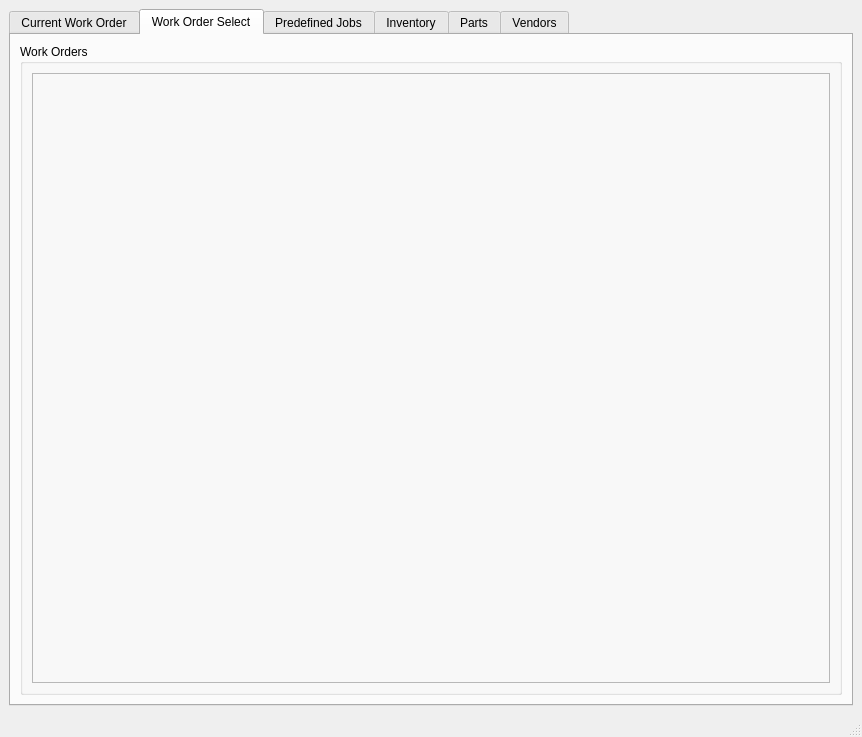
<?xml version="1.0" encoding="UTF-8"?>
<ui version="4.0">
 <class>Ah3</class>
 <widget class="QMainWindow" name="Ah3">
  <property name="geometry">
   <rect>
    <x>0</x>
    <y>0</y>
    <width>862</width>
    <height>737</height>
   </rect>
  </property>
  <property name="windowTitle">
   <string>Autohouse III</string>
  </property>
  <widget class="QWidget" name="centralwidget">
   <layout class="QGridLayout" name="gridLayout_5">
    <item row="0" column="0">
     <widget class="QTabWidget" name="tabWidget">
      <property name="currentIndex">
       <number>1</number>
      </property>
      <widget class="QWidget" name="currentWOTab">
       <attribute name="title">
        <string>Current Work Order</string>
       </attribute>
       <layout class="QVBoxLayout">
        <property name="spacing">
         <number>6</number>
        </property>
        <property name="margin">
         <number>9</number>
        </property>
        <item>
         <widget class="QFrame" name="frame_11">
          <property name="sizePolicy">
           <sizepolicy hsizetype="Preferred" vsizetype="Maximum">
            <horstretch>0</horstretch>
            <verstretch>0</verstretch>
           </sizepolicy>
          </property>
          <property name="frameShape">
           <enum>QFrame::NoFrame</enum>
          </property>
          <property name="frameShadow">
           <enum>QFrame::Raised</enum>
          </property>
          <layout class="QHBoxLayout">
           <property name="spacing">
            <number>6</number>
           </property>
           <property name="margin">
            <number>0</number>
           </property>
           <item>
            <widget class="QGroupBox" name="groupBox">
             <property name="sizePolicy">
              <sizepolicy hsizetype="Preferred" vsizetype="Minimum">
               <horstretch>0</horstretch>
               <verstretch>0</verstretch>
              </sizepolicy>
             </property>
             <property name="title">
              <string>Customer</string>
             </property>
             <layout class="QGridLayout">
              <property name="margin">
               <number>0</number>
              </property>
              <property name="spacing">
               <number>6</number>
              </property>
              <item row="0" column="0">
               <widget class="QcjDataForm" name="woCustomerForm">
                <property name="toolTip">
                 <string/>
                </property>
                <property name="whatsThis">
                 <string>&lt;html&gt;This is a form for entering customer information. It's xml form name is &lt;em&gt;wocustomer_form&lt;/em&gt;&lt;/html&gt;</string>
                </property>
                <property name="xml_definition" stdset="0">
                 <string>wocustomer_form</string>
                </property>
               </widget>
              </item>
              <item row="1" column="0">
               <spacer>
                <property name="orientation">
                 <enum>Qt::Vertical</enum>
                </property>
                <property name="sizeType">
                 <enum>QSizePolicy::MinimumExpanding</enum>
                </property>
                <property name="sizeHint" stdset="0">
                 <size>
                  <width>20</width>
                  <height>0</height>
                 </size>
                </property>
               </spacer>
              </item>
             </layout>
            </widget>
           </item>
           <item>
            <widget class="QGroupBox" name="groupBox_2">
             <property name="sizePolicy">
              <sizepolicy hsizetype="Preferred" vsizetype="Minimum">
               <horstretch>0</horstretch>
               <verstretch>0</verstretch>
              </sizepolicy>
             </property>
             <property name="title">
              <string>Vehicle</string>
             </property>
             <layout class="QGridLayout">
              <property name="margin">
               <number>0</number>
              </property>
              <property name="spacing">
               <number>6</number>
              </property>
              <item row="0" column="0">
               <widget class="QcjDataForm" name="woVehicleForm">
                <property name="sizePolicy">
                 <sizepolicy hsizetype="Preferred" vsizetype="Maximum">
                  <horstretch>0</horstretch>
                  <verstretch>0</verstretch>
                 </sizepolicy>
                </property>
                <property name="toolTip">
                 <string/>
                </property>
                <property name="whatsThis">
                 <string>&lt;html&gt;This form is for entering a customer's vehicle information. It's xml form name is &lt;em&gt;wovehicle_form&lt;/em&gt;&lt;/html&gt;</string>
                </property>
                <property name="xml_definition" stdset="0">
                 <string>wovehicle_form</string>
                </property>
               </widget>
              </item>
              <item row="1" column="0">
               <spacer>
                <property name="orientation">
                 <enum>Qt::Vertical</enum>
                </property>
                <property name="sizeType">
                 <enum>QSizePolicy::Expanding</enum>
                </property>
                <property name="sizeHint" stdset="0">
                 <size>
                  <width>20</width>
                  <height>0</height>
                 </size>
                </property>
               </spacer>
              </item>
             </layout>
            </widget>
           </item>
          </layout>
         </widget>
        </item>
        <item>
         <widget class="QGroupBox" name="groupBox_3">
          <property name="sizePolicy">
           <sizepolicy hsizetype="Preferred" vsizetype="Maximum">
            <horstretch>0</horstretch>
            <verstretch>0</verstretch>
           </sizepolicy>
          </property>
          <property name="title">
           <string>Work Order</string>
          </property>
          <layout class="QVBoxLayout">
           <property name="spacing">
            <number>6</number>
           </property>
           <property name="margin">
            <number>0</number>
           </property>
           <item>
            <widget class="QcjDataForm" name="workorderForm">
             <property name="sizePolicy">
              <sizepolicy hsizetype="Preferred" vsizetype="Maximum">
               <horstretch>0</horstretch>
               <verstretch>0</verstretch>
              </sizepolicy>
             </property>
             <property name="toolTip">
              <string/>
             </property>
             <property name="whatsThis">
              <string>&lt;html&gt;This form is for entering variuos information on the work order. It's xml form name is &lt;em&gt;workorder_form&lt;/em&gt;&lt;/html&gt;</string>
             </property>
             <property name="xml_definition" stdset="0">
              <string>workorder_form</string>
             </property>
            </widget>
           </item>
           <item>
            <widget class="QFrame" name="frame_3">
             <property name="sizePolicy">
              <sizepolicy hsizetype="Fixed" vsizetype="Fixed">
               <horstretch>0</horstretch>
               <verstretch>0</verstretch>
              </sizepolicy>
             </property>
             <property name="frameShape">
              <enum>QFrame::NoFrame</enum>
             </property>
             <property name="frameShadow">
              <enum>QFrame::Raised</enum>
             </property>
             <layout class="QHBoxLayout">
              <property name="spacing">
               <number>6</number>
              </property>
              <property name="margin">
               <number>9</number>
              </property>
              <item>
               <widget class="QPushButton" name="updateWoBtn">
                <property name="sizePolicy">
                 <sizepolicy hsizetype="Fixed" vsizetype="Fixed">
                  <horstretch>0</horstretch>
                  <verstretch>0</verstretch>
                 </sizepolicy>
                </property>
                <property name="text">
                 <string>Save Work Order</string>
                </property>
               </widget>
              </item>
              <item>
               <widget class="QPushButton" name="cancelWoBtn">
                <property name="sizePolicy">
                 <sizepolicy hsizetype="Fixed" vsizetype="Fixed">
                  <horstretch>0</horstretch>
                  <verstretch>0</verstretch>
                 </sizepolicy>
                </property>
                <property name="text">
                 <string>Cancel Changes</string>
                </property>
               </widget>
              </item>
              <item>
               <spacer>
                <property name="orientation">
                 <enum>Qt::Horizontal</enum>
                </property>
                <property name="sizeType">
                 <enum>QSizePolicy::Minimum</enum>
                </property>
                <property name="sizeHint" stdset="0">
                 <size>
                  <width>252</width>
                  <height>21</height>
                 </size>
                </property>
               </spacer>
              </item>
             </layout>
            </widget>
           </item>
          </layout>
         </widget>
        </item>
        <item>
         <widget class="QSplitter" name="splitter">
          <property name="orientation">
           <enum>Qt::Horizontal</enum>
          </property>
          <widget class="QGroupBox" name="groupBox_7">
           <property name="title">
            <string>Parts</string>
           </property>
           <layout class="QVBoxLayout">
            <property name="spacing">
             <number>6</number>
            </property>
            <property name="margin">
             <number>9</number>
            </property>
            <item>
             <widget class="QcjDataSheet" name="woPartsTable">
              <property name="enabled">
               <bool>true</bool>
              </property>
              <property name="toolTip">
               <string/>
              </property>
              <property name="whatsThis">
               <string>&lt;html&gt;This panel is for viewing the parts to bill for on a work order. Double click it to make changes. It's xml form name is &lt;em&gt;woparts_table&lt;/em&gt;&lt;/html&gt;</string>
              </property>
              <property name="xml_definition" stdset="0">
               <string>woparts_table</string>
              </property>
             </widget>
            </item>
            <item>
             <widget class="QFrame" name="frame_9">
              <property name="frameShape">
               <enum>QFrame::NoFrame</enum>
              </property>
              <property name="frameShadow">
               <enum>QFrame::Raised</enum>
              </property>
              <layout class="QHBoxLayout">
               <property name="spacing">
                <number>6</number>
               </property>
               <property name="margin">
                <number>0</number>
               </property>
               <item>
                <spacer>
                 <property name="orientation">
                  <enum>Qt::Horizontal</enum>
                 </property>
                 <property name="sizeHint" stdset="0">
                  <size>
                   <width>201</width>
                   <height>20</height>
                  </size>
                 </property>
                </spacer>
               </item>
               <item>
                <widget class="QcjDataForm" name="woTaxPartsTotalForm">
                 <property name="toolTip">
                  <string/>
                 </property>
                 <property name="whatsThis">
                  <string>&lt;html&gt;This hidden form is for providing the the taxable parts total of a work order. It's xml form name is &lt;em&gt;wo_tax_parts_total_form&lt;/em&gt;&lt;/html&gt;</string>
                 </property>
                 <property name="xml_definition" stdset="0">
                  <string>wo_tax_parts_total_form</string>
                 </property>
                </widget>
               </item>
               <item>
                <widget class="QcjDataForm" name="woPartsTotalForm">
                 <property name="toolTip">
                  <string/>
                 </property>
                 <property name="whatsThis">
                  <string>&lt;html&gt;This form is for viewing the parts total of a work order. It's xml form name is &lt;em&gt;wo_parts_total_form&lt;/em&gt;&lt;/html&gt;</string>
                 </property>
                 <property name="xml_definition" stdset="0">
                  <string>wo_parts_total_form</string>
                 </property>
                </widget>
               </item>
              </layout>
             </widget>
            </item>
           </layout>
          </widget>
          <widget class="QGroupBox" name="groupBox_8">
           <property name="title">
            <string>Labor</string>
           </property>
           <layout class="QVBoxLayout">
            <property name="spacing">
             <number>6</number>
            </property>
            <property name="margin">
             <number>9</number>
            </property>
            <item>
             <widget class="QcjDataSheet" name="woLaborTable">
              <property name="enabled">
               <bool>true</bool>
              </property>
              <property name="toolTip">
               <string/>
              </property>
              <property name="whatsThis">
               <string>&lt;html&gt;This panel is for viewing the labor to bill for on a work order. Double click it to make changes. It's xml form name is &lt;em&gt;wolabor_table&lt;/em&gt;&lt;/html&gt;</string>
              </property>
              <property name="xml_definition" stdset="0">
               <string>wolabor_table</string>
              </property>
             </widget>
            </item>
            <item>
             <widget class="QFrame" name="frame_10">
              <property name="frameShape">
               <enum>QFrame::NoFrame</enum>
              </property>
              <property name="frameShadow">
               <enum>QFrame::Raised</enum>
              </property>
              <layout class="QHBoxLayout">
               <property name="spacing">
                <number>6</number>
               </property>
               <property name="margin">
                <number>0</number>
               </property>
               <item>
                <spacer>
                 <property name="orientation">
                  <enum>Qt::Horizontal</enum>
                 </property>
                 <property name="sizeHint" stdset="0">
                  <size>
                   <width>201</width>
                   <height>20</height>
                  </size>
                 </property>
                </spacer>
               </item>
               <item>
                <widget class="QcjDataForm" name="woLaborTotalForm">
                 <property name="toolTip">
                  <string/>
                 </property>
                 <property name="whatsThis">
                  <string>&lt;html&gt;This form is for viewing the labor total of a work order. It's xml form name is &lt;em&gt;wo_labor_total_form&lt;/em&gt;&lt;/html&gt;</string>
                 </property>
                 <property name="xml_definition" stdset="0">
                  <string>wo_labor_total_form</string>
                 </property>
                </widget>
               </item>
              </layout>
             </widget>
            </item>
           </layout>
          </widget>
         </widget>
        </item>
       </layout>
      </widget>
      <widget class="QWidget" name="woSelectTab">
       <attribute name="title">
        <string>Work Order Select</string>
       </attribute>
       <layout class="QGridLayout" name="gridLayout_7">
        <item row="0" column="0">
         <widget class="QGroupBox" name="groupBox_4">
          <property name="title">
           <string>Work Orders</string>
          </property>
          <layout class="QGridLayout" name="gridLayout_6">
           <item row="0" column="0">
            <widget class="WorkorderSelect" name="workorderSelect">
             <property name="frameShape">
              <enum>QFrame::StyledPanel</enum>
             </property>
             <property name="frameShadow">
              <enum>QFrame::Raised</enum>
             </property>
            </widget>
           </item>
          </layout>
         </widget>
        </item>
       </layout>
      </widget>
      <widget class="QWidget" name="jobsTab">
       <attribute name="title">
        <string>Predefined Jobs</string>
       </attribute>
       <layout class="QVBoxLayout" name="verticalLayout">
        <item>
         <widget class="QGroupBox" name="groupBox_5">
          <property name="title">
           <string>Predefined Jobs</string>
          </property>
          <layout class="QGridLayout" name="gridLayout_4">
           <item row="0" column="0">
            <widget class="AutoJob" name="autoJob">
             <property name="frameShape">
              <enum>QFrame::NoFrame</enum>
             </property>
             <property name="frameShadow">
              <enum>QFrame::Raised</enum>
             </property>
            </widget>
           </item>
          </layout>
         </widget>
        </item>
        <item>
         <widget class="QGroupBox" name="groupBox_10">
          <property name="title">
           <string>Job Parts</string>
          </property>
          <layout class="QGridLayout" name="gridLayout_3">
           <item row="0" column="0">
            <widget class="JobParts" name="jobParts">
             <property name="frameShape">
              <enum>QFrame::NoFrame</enum>
             </property>
             <property name="frameShadow">
              <enum>QFrame::Raised</enum>
             </property>
            </widget>
           </item>
          </layout>
         </widget>
        </item>
       </layout>
      </widget>
      <widget class="QWidget" name="inventoryTab">
       <attribute name="title">
        <string>Inventory</string>
       </attribute>
       <layout class="QGridLayout" name="gridLayout">
        <item row="0" column="0">
         <widget class="InventoryFrame" name="inventory">
          <property name="frameShape">
           <enum>QFrame::StyledPanel</enum>
          </property>
          <property name="frameShadow">
           <enum>QFrame::Raised</enum>
          </property>
         </widget>
        </item>
       </layout>
      </widget>
      <widget class="QWidget" name="partsTab">
       <attribute name="title">
        <string>Parts</string>
       </attribute>
       <layout class="QGridLayout" name="gridLayout_8">
        <item row="0" column="0">
         <widget class="Parts" name="parts">
          <property name="frameShape">
           <enum>QFrame::NoFrame</enum>
          </property>
          <property name="frameShadow">
           <enum>QFrame::Raised</enum>
          </property>
         </widget>
        </item>
       </layout>
      </widget>
      <widget class="QWidget" name="tab_4">
       <attribute name="title">
        <string>Vendors</string>
       </attribute>
       <layout class="QGridLayout" name="gridLayout_2">
        <item row="0" column="0">
         <widget class="Vendors" name="vendors">
          <property name="frameShape">
           <enum>QFrame::StyledPanel</enum>
          </property>
          <property name="frameShadow">
           <enum>QFrame::Raised</enum>
          </property>
         </widget>
        </item>
       </layout>
      </widget>
     </widget>
    </item>
   </layout>
  </widget>
  <widget class="QMenuBar" name="menubar">
   <property name="geometry">
    <rect>
     <x>0</x>
     <y>0</y>
     <width>862</width>
     <height>22</height>
    </rect>
   </property>
  </widget>
  <widget class="QStatusBar" name="statusbar"/>
 </widget>
 <customwidgets>
  <customwidget>
   <class>QcjDataForm</class>
   <extends>QFrame</extends>
   <header>QcjData/QcjDataForm.h</header>
  </customwidget>
  <customwidget>
   <class>QcjDataSheet</class>
   <extends>QTextBrowser</extends>
   <header>QcjData/QcjDataSheet.h</header>
  </customwidget>
  <customwidget>
   <class>Parts</class>
   <extends>QFrame</extends>
   <header>parts.h</header>
   <container>1</container>
  </customwidget>
  <customwidget>
   <class>Vendors</class>
   <extends>QFrame</extends>
   <header>vendors.h</header>
   <container>1</container>
  </customwidget>
  <customwidget>
   <class>AutoJob</class>
   <extends>QFrame</extends>
   <header>autojob.h</header>
   <container>1</container>
  </customwidget>
  <customwidget>
   <class>JobParts</class>
   <extends>QFrame</extends>
   <header>jobparts.h</header>
   <container>1</container>
  </customwidget>
  <customwidget>
   <class>WorkorderSelect</class>
   <extends>QFrame</extends>
   <header>workorderselect.h</header>
   <container>1</container>
  </customwidget>
  <customwidget>
   <class>InventoryFrame</class>
   <extends>QFrame</extends>
   <header>inventoryframe.h</header>
   <container>1</container>
  </customwidget>
 </customwidgets>
 <resources/>
 <connections/>
</ui>
